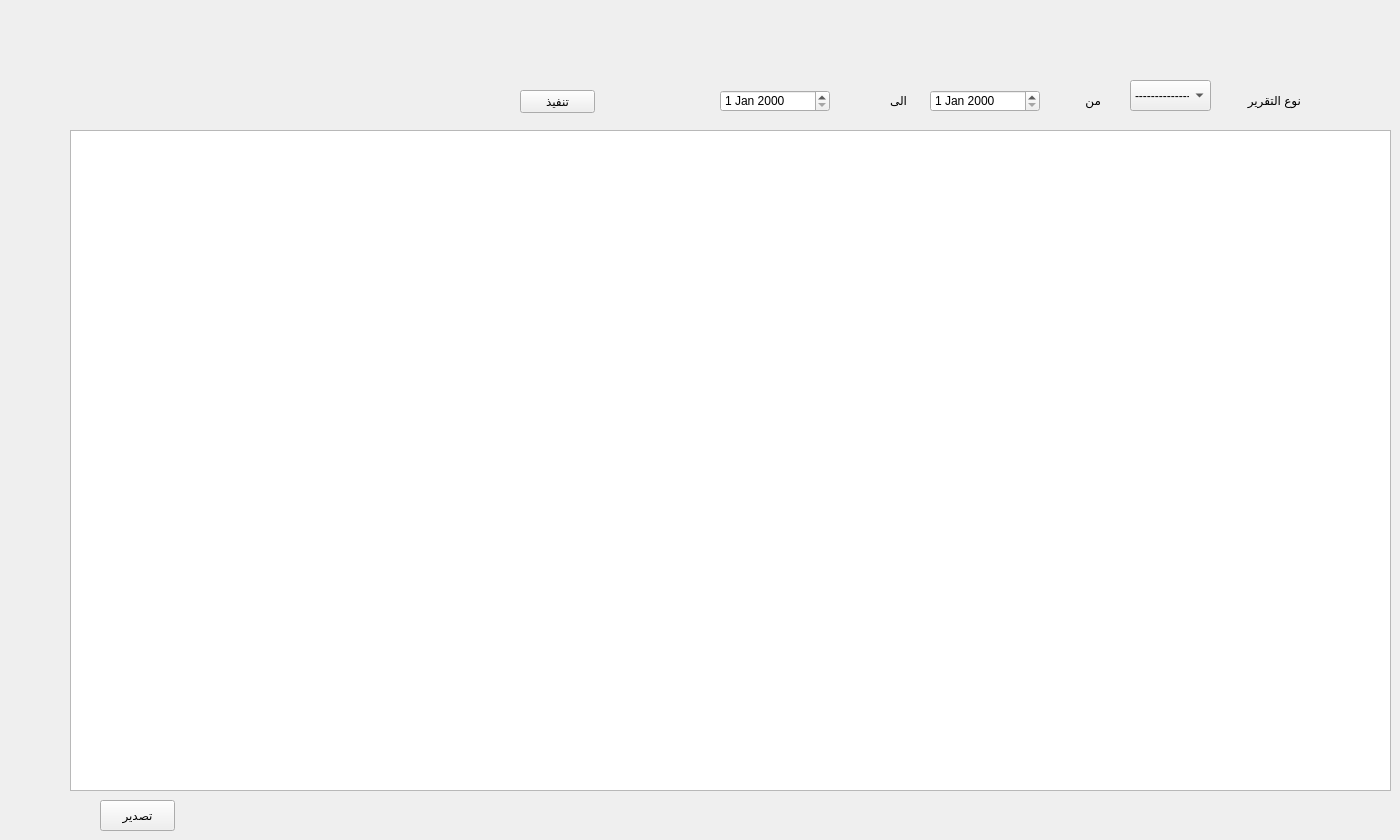
    <widget class="QWidget" name="tab_7">
     <attribute name="title">
      <string>تقارير</string>
     </attribute>
     <widget class="QLabel" name="label_36">
      <property name="geometry">
       <rect>
        <x>1190</x>
        <y>90</y>
        <width>111</width>
        <height>20</height>
       </rect>
      </property>
      <property name="text">
       <string>نوع التقرير</string>
      </property>
     </widget>
     <widget class="QComboBox" name="comboBox_7">
      <property name="geometry">
       <rect>
        <x>1130</x>
        <y>80</y>
        <width>81</width>
        <height>31</height>
       </rect>
      </property>
      <item>
       <property name="text">
        <string>--------------</string>
       </property>
      </item>
      <item>
       <property name="text">
        <string>اشخاص</string>
       </property>
      </item>
      <item>
       <property name="text">
        <string>كفالات</string>
       </property>
      </item>
      <item>
       <property name="text">
        <string>زيارات اطباء</string>
       </property>
      </item>
      <item>
       <property name="text">
        <string>عائلات</string>
       </property>
      </item>
      <item>
       <property name="text">
        <string>مواد</string>
       </property>
      </item>
      <item>
       <property name="text">
        <string>فواتير</string>
       </property>
      </item>
     </widget>
     <widget class="QLabel" name="label_46">
      <property name="geometry">
       <rect>
        <x>1000</x>
        <y>90</y>
        <width>101</width>
        <height>20</height>
       </rect>
      </property>
      <property name="text">
       <string>من</string>
      </property>
     </widget>
     <widget class="QDateEdit" name="dateEdit_7">
      <property name="geometry">
       <rect>
        <x>930</x>
        <y>90</y>
        <width>110</width>
        <height>22</height>
       </rect>
      </property>
     </widget>
     <widget class="QDateEdit" name="dateEdit_8">
      <property name="geometry">
       <rect>
        <x>720</x>
        <y>90</y>
        <width>110</width>
        <height>22</height>
       </rect>
      </property>
     </widget>
     <widget class="QTableWidget" name="tableWidget_6">
      <property name="geometry">
       <rect>
        <x>70</x>
        <y>130</y>
        <width>1321</width>
        <height>661</height>
       </rect>
      </property>
     </widget>
     <widget class="QPushButton" name="pushButton_29">
      <property name="geometry">
       <rect>
        <x>520</x>
        <y>90</y>
        <width>75</width>
        <height>23</height>
       </rect>
      </property>
      <property name="text">
       <string>تنفيذ</string>
      </property>
     </widget>
     <widget class="QPushButton" name="pushButton_30">
      <property name="geometry">
       <rect>
        <x>100</x>
        <y>800</y>
        <width>75</width>
        <height>31</height>
       </rect>
      </property>
      <property name="text">
       <string>تصدير</string>
      </property>
     </widget>
     <widget class="QLabel" name="label_47">
      <property name="geometry">
       <rect>
        <x>860</x>
        <y>90</y>
        <width>47</width>
        <height>21</height>
       </rect>
      </property>
      <property name="text">
       <string>الى</string>
      </property>
     </widget>
    </widget>
